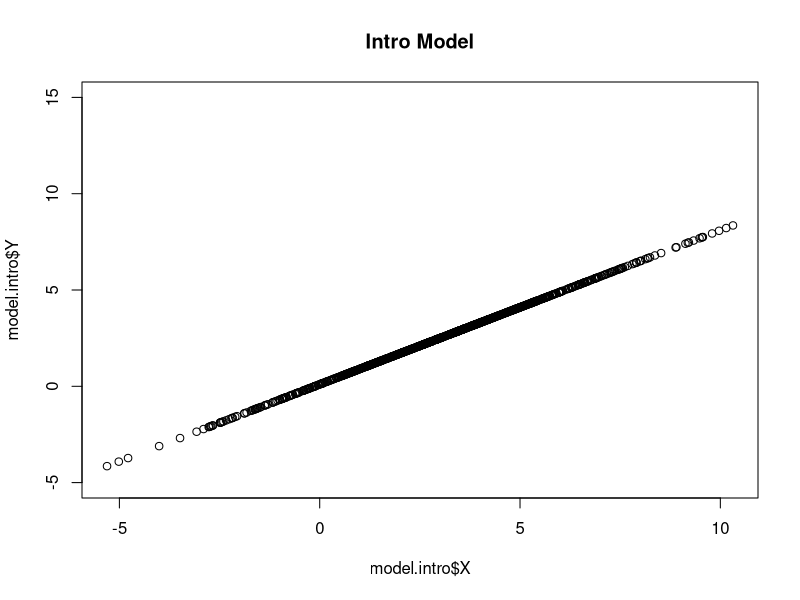
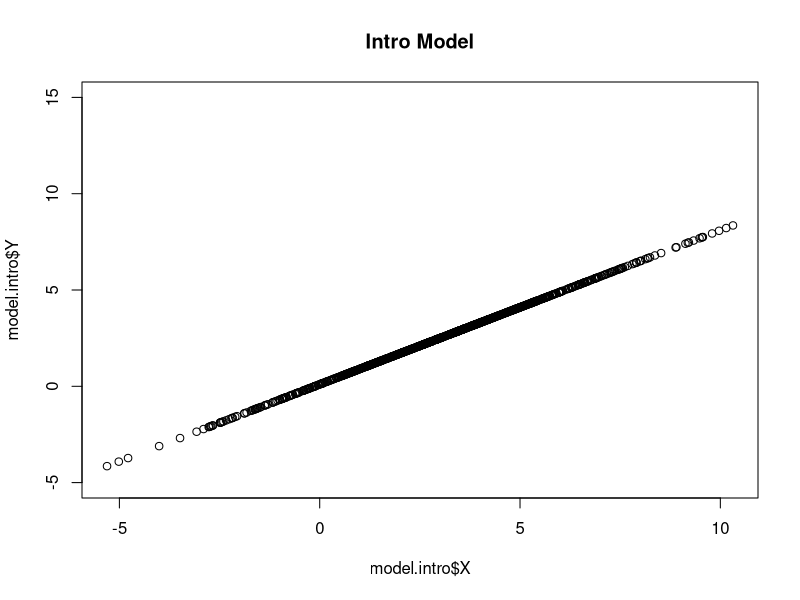
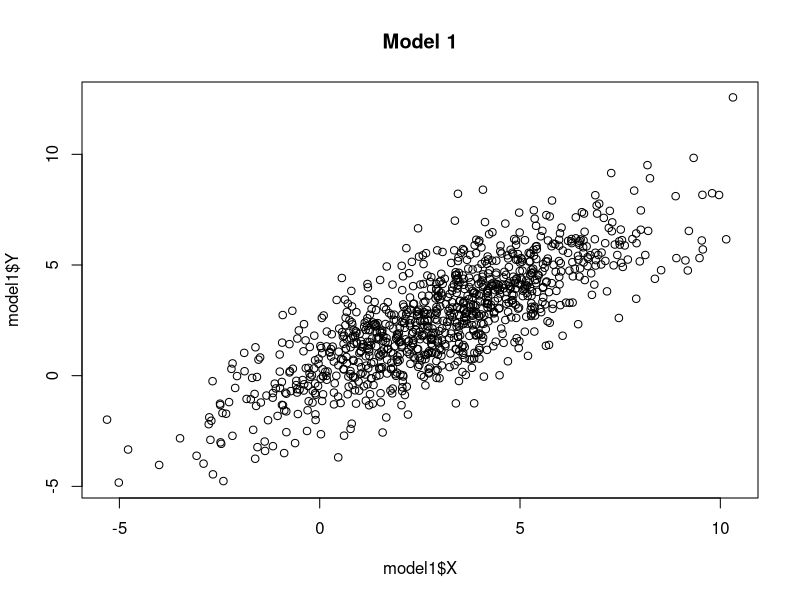
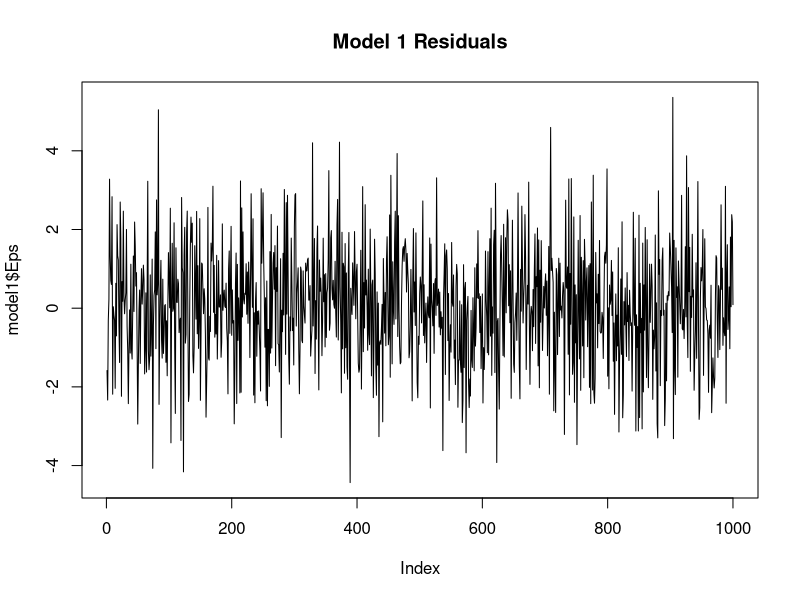
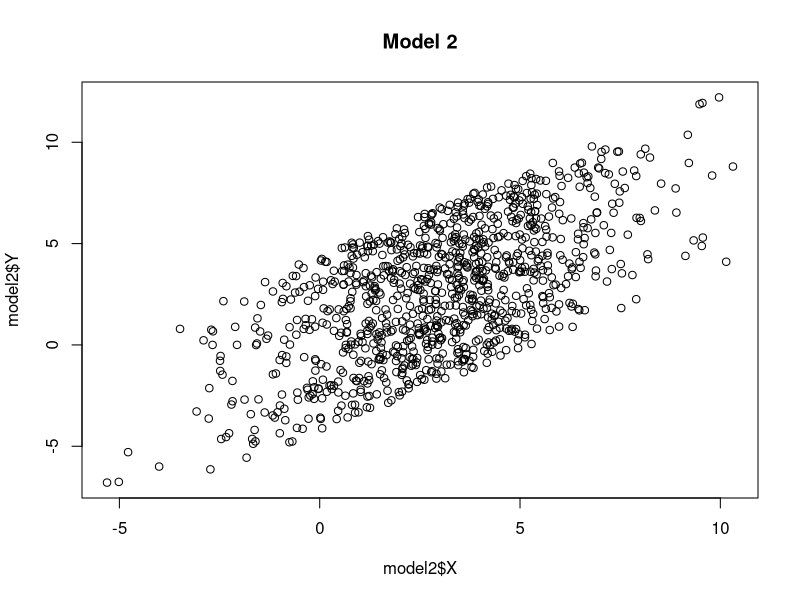
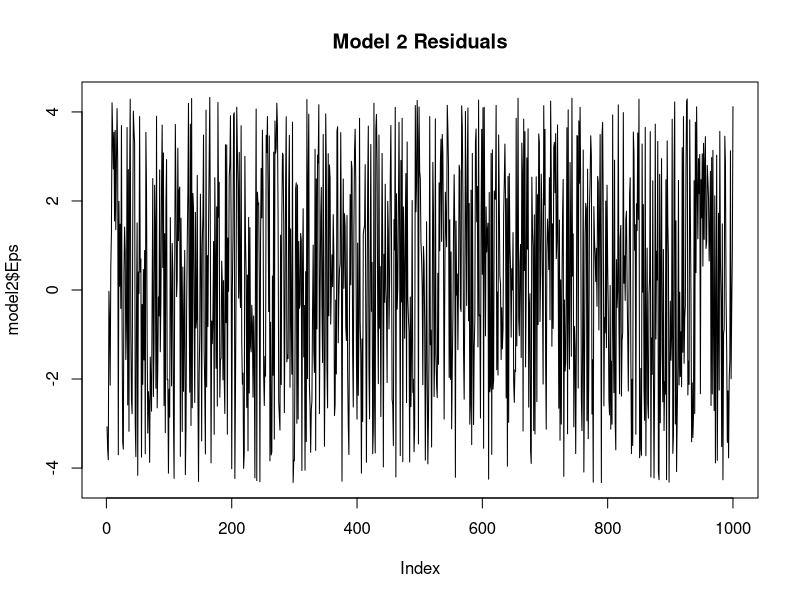
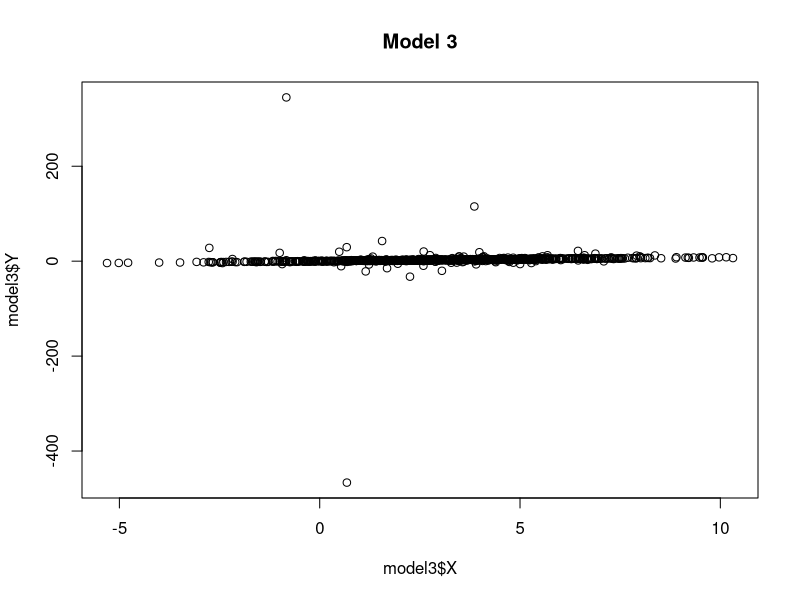
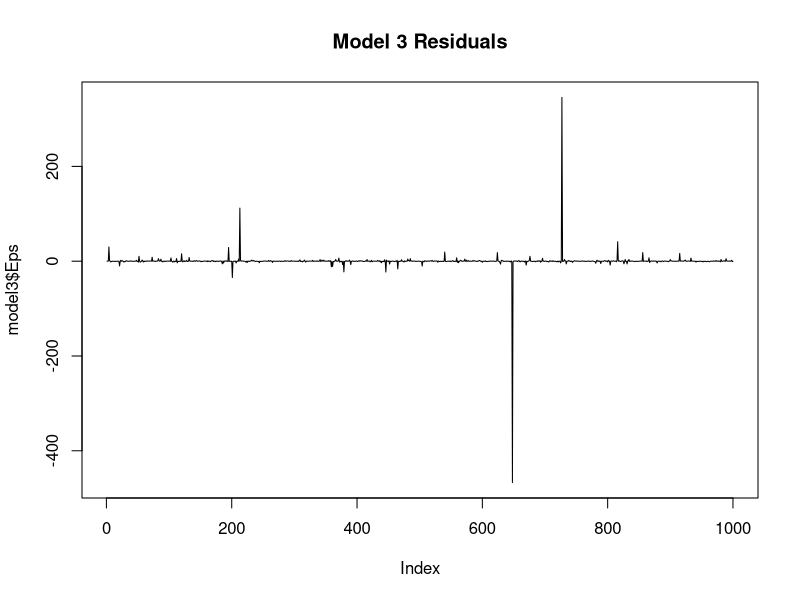

The R source for these figures, in order:
## ---- chunk 1
# Slope and Intercept
a <- 0.8; b <- 0.1
sample.n <- 1000

# Seeds
seed1 <- 111
seed2 <- 1112131415

options(scipen = 5)
## ---- chunk 2
# Simulate the X variable using rnorm()
set.seed(seed1)
model1.x.sd <- 2.5
model1.x <- rnorm(sample.n, mean = 3, sd = model1.x.sd)

# Simulate a simple introductory model with no residual 
model.intro.y <- (a * model1.x + b) 
model.intro <- data.frame(Y=model.intro.y, X=model1.x)

title <- "Intro Model"
plot(model.intro$X, model.intro$Y, main = title, ylim = c(-5, 15))
## ---- chunk 3
# Simulate the Eps residual using rnorm()
set.seed(seed2)
model1.eps.sd <- 1.5
model1.eps <- rnorm(sample.n, mean = 0, sd = model1.eps.sd)

model1.y <- (a * model1.x + b) + model1.eps
model1 <- data.frame(Y=model1.y, X=model1.x, Eps=model1.eps)

# Inspect results and compare with our simplistic model
title <- "Intro Model"
plot(model.intro$X, model.intro$Y, main = title, ylim = c(-5, 15))

title <- "Model 1"
head(model1)
plot(model1$X, model1$Y, main = title)
plot(model1$Eps, type = "l", main = paste(title, "Residuals"))
## ---- chunk 4
# Our Y values are indeed calculated according to our model equation
(a * model1.x[0:5] + b + model1.eps[0:5])
(model1.y[0:5])

# The mean of our Epsilon sample is ~ 0, hence the mean of aX + b is ~ equivalent to the 
#   mean of Y, or a * the mean of X + b.
(mean(model1.eps))
c(mean((a * model1.x) + b), a * mean(model1.x) + b, mean(model1.y))

# The standard deviation of the sample Y is greater than the standrd deviation of Epsilon
c(sd(model1.y), sd(model1.eps))

# The variance of the sample Y is equal to the variance of aX + Epsilon
c(var(model1.y), var(a * model1.x + model1.eps))

# The standard deviation of the sample Y is equal to the sd of aX + Epsilon
c(sd(model1.y), sd(a * model1.x + model1.eps))
## ---- chunk 5
# Simulate the model using X from Model 1 and runif() for Eps
set.seed(seed2)
model2.eps <- runif(sample.n, min = -4.33, max = 4.33)

model2.y <- (a * model1.x + b) + model2.eps
model2 <- data.frame(Y=model2.y, X=model1.x, Eps=model2.eps)

# Inspect results
title <- "Model 2"
head(model2)
plot(model2$X, model2$Y, main = title)
plot(model2$Eps, type = "l", main = paste(title, "Residuals"))
## ---- chunk 6
# Simulate the model using X from Model 1 and rcauchy() for Eps
set.seed(seed2)
model3.eps <- rcauchy(sample.n, location = 0, scale = 0.3)

model3.y <- (a * model1.x + b) + model3.eps
model3 <- data.frame(Y=model3.y, X=model1.x, Eps=model3.eps)

# Inspect results
title <- "Model 3"
head(model3)
plot(model3$X, model3$Y, main = title)
plot(model3$Eps, type = "l", main = paste(title, "Residuals"))
## ---- chunk 7
plot(model3$X, model3$Y, main = paste(title, "Zoomed In"), 
     ylim = c(-5, 15))
title <- "Intro Model"
plot(model.intro$X, model.intro$Y, main = title, ylim = c(-5, 15))
## ---- chunk 8
(sd(model3$Eps))
## ---- chunk 9
model3.eps1 <- rcauchy(sample.n, location = 0, scale = 0.3)
model3.eps2 <- rcauchy(sample.n, location = 0, scale = 0.3)
model3.eps3 <- rcauchy(sample.n, location = 0, scale = 0.3)
model3.eps4 <- rcauchy(sample.n, location = 0, scale = 0.3)
model3.eps5 <- rcauchy(sample.n, location = 0, scale = 0.3)
c(sd(model3.eps1), sd(model3.eps2), sd(model3.eps3), sd(model3.eps4), sd(model3.eps5))
## ---- chunk 10
# Create heteroscedastic process
hetero.sd <- c(2, 3.4, 0.8, 2.6)
hetero.loop <- c(rep(hetero.sd[1], 50),
                 rep(hetero.sd[2], 75),
                 rep(hetero.sd[3], 75),
                 rep(hetero.sd[4], 50))
hetero.process <- rep(hetero.loop, 4)
plot(hetero.process, type = "l")

# Simulate the linear model residuals Eps with changing standard deviations.
set.seed(seed2)
model4.eps <- rnorm(sample.n) * hetero.process

# Plot the residuals
title <- "Model 4"
plot(model4.eps, type = "l", main = paste(title, "Residuals"))
## ---- chunk 11
hetero.x <- (100 * floor(min(model4.eps))) : (100 * ceiling(max(model4.eps)))
hetero.x <- hetero.x / 100

# Plot the theoretical distribution
plot(hetero.x, dnorm(hetero.x, mean = mean(model4.eps), sd = sd(model4.eps)), 
     type = "l", ylim = c(0, 0.3), col = "black", 
     ylab = "Distribution of Heteroscedastic Eps")

# And the heteroscedastic sample distribution
lines(density(model4.eps), col = "Red")
## ---- chunk 12
# Simulate the model using X from Model 1 and heteroscedastic residuals
model4.y <- (a * model1.x + b) + model4.eps
model4 <- data.frame(Y=model4.y, X=model1.x, Eps=model4.eps)

# Inspect results
plot(model4$X, model4$Y, main = title)
plot(model1$X, model1$Y, main = "Model 1", ylim = c(-9, 18))
## ---- chunk 13
# Calculate squared correlation coefficient using the parameters specified 
#   for Model 1 X and Eps
(rho.sq.theoretical <- (a * model1.x.sd)^2 / ((a * model1.x.sd)^2 + model1.eps.sd^2))
## ---- chunk 14
c(cor(model1$X, model1$Y)^2,
  cor(model2$X, model2$Y)^2,
  cor(model3$X, model3$Y)^2,
  cor(model4$X, model4$Y)^2)
## ---- chunk 15
# Create heteroscedastic process
hetero.sd <- c(1.75, 1.8, 1.4, 2)
hetero.loop <- c(rep(hetero.sd[1], 50),
                 rep(hetero.sd[2], 75),
                 rep(hetero.sd[3], 75),
                 rep(hetero.sd[4], 50))
hetero.process <- rep(hetero.loop, 4)
plot(hetero.process, type = "l")

# Simulate the linear model residuals Eps with changing standard deviations.
set.seed(seed2)
model5.eps <- rnorm(sample.n) * hetero.process

# Simulate the model using X from Model 1 and heteroscedastic residuals
model5.y <- (a * model1.x + b) + model5.eps
model5 <- data.frame(Y=model5.y, X=model1.x, Eps=model5.eps)

# Inspect results
title = "Model 5"
plot(model5$X, model5$Y, main = title, ylim = c(-10, 20))

# Calculate correlation
cor(model5$X, model5$Y)^2
## ---- chunk 16
model1.est <- lm(Y~X, data = model1)
(model1.summary <- summary(model1.est))

names(model1.summary)
model1.summary$r.squared
model1.summary$coefficients
model1.summary$sigma^2
var(model1.summary$residuals)
## ---- chunk 17
var(model1.summary$residuals) * (sample.n - 1) / (sample.n - 2)
## ---- chunk 18
a.est <- cov(model1.x, model1.y) / var(model1.x)
b.est <- mean(model1.y) - (a.est * mean(model1.x))
sigma.est <- sqrt(var(model1.y) - (a.est^2 * var(model1.x)))

c(a.est, b.est, sigma.est)
## ---- chunk 19
model2.est <- lm(Y~X, data = model2)
model2.summary <- summary(model2.est)
model3.est <- lm(Y~X, data = model3)
model3.summary <- summary(model3.est)
model4.est <- lm(Y~X, data = model4)
model4.summary <- summary(model4.est)
## ---- chunk 20
model1.summary$coefficients
model1.summary$df
c(model1.summary$sigma, model1.summary$r.squared)
## ---- chunk 21
model2.summary$coefficients
model2.summary$df
c(model2.summary$sigma, model2.summary$r.squared)
## ---- chunk 22
model3.summary$coefficients
model3.summary$df
c(model3.summary$sigma, model3.summary$r.squared)
## ---- chunk 23
model4.summary$coefficients
model4.summary$df
c(model4.summary$sigma, model4.summary$r.squared)
